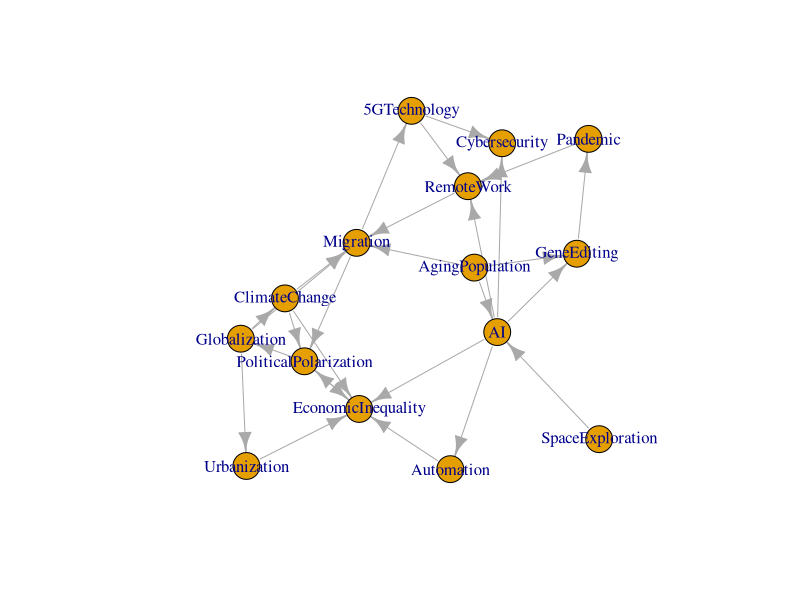
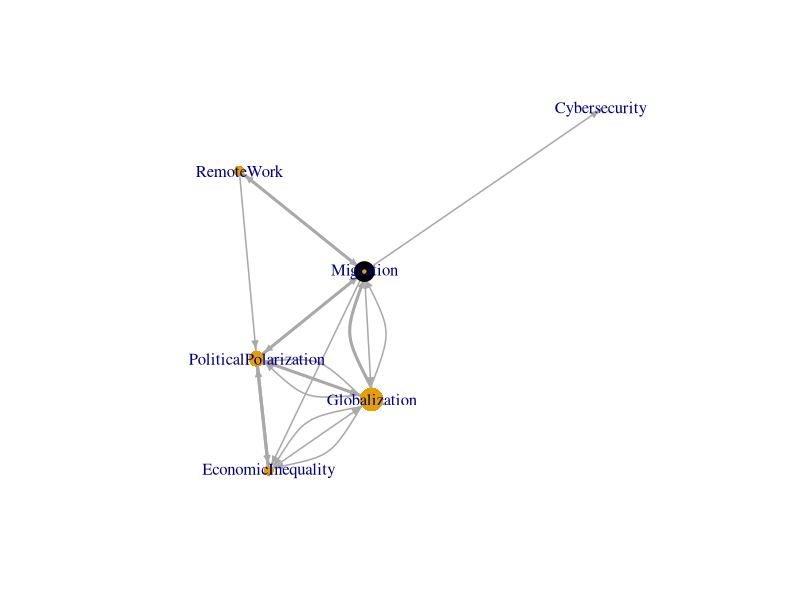

R code for these plots, in order:
rm(list=ls())
# Required library
library(igraph)

## Functions for trimming graph ##

importance_vals <- function(g, importance_measure) {
  if (importance_measure == "Degree in") { vals <- V(g)$degree_in }
  if (importance_measure == "Degree out") { vals <- V(g)$degree_out }
  if (importance_measure == "Degree total") { vals <- V(g)$degree_total }
  if (importance_measure == "Betweenness") { vals <- V(g)$betweenness }
  if (importance_measure == "Closeness") { vals <- V(g)$closeness }
  if (importance_measure == "Eigencentrality") { vals <- V(g)$eigencentrality }
  return(vals)
}

get_g2_nodes <- function(g, importance_measure, importance_cutoff_value) {
  importance_values <- importance_vals(g, importance_measure)
  df <- cbind.data.frame(name = V(g)$name, val = importance_values)
  df2 <- df[df$val >= importance_cutoff_value, ]  
  key_nodes <- df2$name
  return(key_nodes)
}

get_g2_edges <- function(g, key_nodes, g2_max_links) {
  el <- NULL
  for (from_name in key_nodes) {
    from_node <- V(g)[which(V(g)$name == from_name)]
    for (to_name in key_nodes) {
      to_node <- V(g)[which(V(g)$name == to_name)]
      res <- all_simple_paths(g, from = from_node, to = to_node, mode = "out", cutoff = g2_max_links)  
      no_paths <- length(res) == 0 || length(res[[1]]) == 0
      if (!no_paths) {
#        pathways <- c()
        for (i in 1:length(res)) {
          path_dist <- length(res[[i]]) - 1
          el <- rbind.data.frame(el, cbind.data.frame(from=from_name, to=to_name, path_dist=path_dist, weight = 1/path_dist))
          
#          pathways <- c(pathways, length(res[[i]]))
#          weight <- sum(sapply(pathways, function(x) path_weightings$weighting[path_weightings$num_paths == x]))
        }
#        el <- rbind.data.frame(el, cbind.data.frame(from=from_name, to=to_name, weight=weight))
      }
    }
  }
  return(el)
}

make_g2 <- function(g, importance_measure, importance_cutoff_value, g2_max_links, must_have_node_names) {
  key_nodes <- get_g2_nodes(g, importance_measure, importance_cutoff_value)
  key_nodes <- unique(c(key_nodes, must_have_node_names))
  
  if (length(key_nodes) == 0) { return(NULL) }
  edges <- get_g2_edges(g, key_nodes, g2_max_links)
  g2 <- graph_from_data_frame(edges, directed = TRUE)
  
  for (v in V(g2)) {
    # Calculate a measure for how many ways a node is infuenced by different pathways
    incident_in_edges <- incident_edges(g2, V(g2)[v], mode = "in")
    path_dists <- E(g2)$path_dist[unlist(incident_in_edges)]
    V(g2)$in_influence[v] <- sum(1/path_dists)
    
    # Calculate a measure for how many ways a node influences others
    incident_out_edges <- incident_edges(g2, v, mode = "out")
    path_dists <- E(g2)$path_dist[unlist(incident_out_edges)]
    V(g2)$out_influence[v] <- sum(1/path_dists)
  }
  
  return(g2)
}

cut_edges_by_number_of_paths <- function(g2, display_pathways_cutoff) {
  # Identify edges with pathways > display_pathways_cutoff
  edges_to_remove <- E(g2)[E(g2)$path_dist > display_pathways_cutoff]
  # Remove these edges from the graph
  g3 <- delete_edges(g2, edges_to_remove)
  return(g3)
}

plot_simplified_graph <- function(g, importance_measure, 
                                  importance_cutoff_value, g2_max_links, 
                                  display_pathways_cutoff, must_have_node_names) {
  g2 <- make_g2(g, importance_measure, importance_cutoff_value, g2_max_links, must_have_node_names)
  if (is.null(g2)) { 
    print("No graph made")
  } else {
    g3 <- cut_edges_by_number_of_paths(g2, display_pathways_cutoff)
    plot(g3, 
         #edge.label = round(E(g3)$weight,2), 
         vertex.size = V(g3)$out_influence*2, 
         vertex.frame.width = V(g3)$in_influence*2,
         vertex.frame.color = "black", vertex.shape = "circle",
         edge.width = E(g3)$weight*3, 
         vertex.label = V(g3)$name, edge.arrow.size = 0.5)
  }
}


# Define nodes

edges <- c("ClimateChange", "Migration", 
           "Urbanization", "EconomicInequality",
           "AI", "EconomicInequality", 
           "Automation", "EconomicInequality",
           "5GTechnology", "Cybersecurity", 
           "AgingPopulation", "AI",
           "Pandemic", "RemoteWork", 
           "PoliticalPolarization", "EconomicInequality",
           "EconomicInequality", "PoliticalPolarization",
           "SpaceExploration", "AI", 
           "PoliticalPolarization", "Globalization",
           "AgingPopulation", "GeneEditing", 
           "Globalization", "Urbanization", 
           "Globalization", "Migration",
           "AgingPopulation", "Migration",
           "Migration","PoliticalPolarization",
           "ClimateChange", "EconomicInequality",
           "ClimateChange", "PoliticalPolarization",
           "RemoteWork","Migration",
           "Migration","5GTechnology",
           "AI","Cybersecurity",
           "AI", "Automation",
           "Globalization", "ClimateChange",
           "AI", "RemoteWork",
           "GeneEditing", "Pandemic",
           "AI", "GeneEditing",
           "5GTechnology", "RemoteWork"
)

# Create a directed graph
g <- graph_from_edgelist(matrix(edges, ncol = 2, byrow = TRUE), directed = TRUE)

# Calculate measures of importance
V(g)$degree_in <- degree(g, mode = "in")
V(g)$degree_out <- degree(g, mode = "out")
V(g)$degree_total <- degree(g, mode = "all")
V(g)$betweenness <- betweenness(g, directed = TRUE)
V(g)$closeness <- closeness(g, mode = "all")

importance_measure <- "Betweenness"
importance_values <- importance_vals(g, importance_measure)
importance_cutoff_slider_range <- c(min(importance_values), max(importance_values))
importance_cutoff_value <- 1#mean(importance_values)

plot(g)
plot_simplified_graph(g, 
                      importance_measure = "Betweenness", 
                      importance_cutoff_value = 20, 
                      g2_max_links = 10, 
                      display_pathways_cutoff = 2,
                      must_have_node_names = c("Cybersecurity"))
